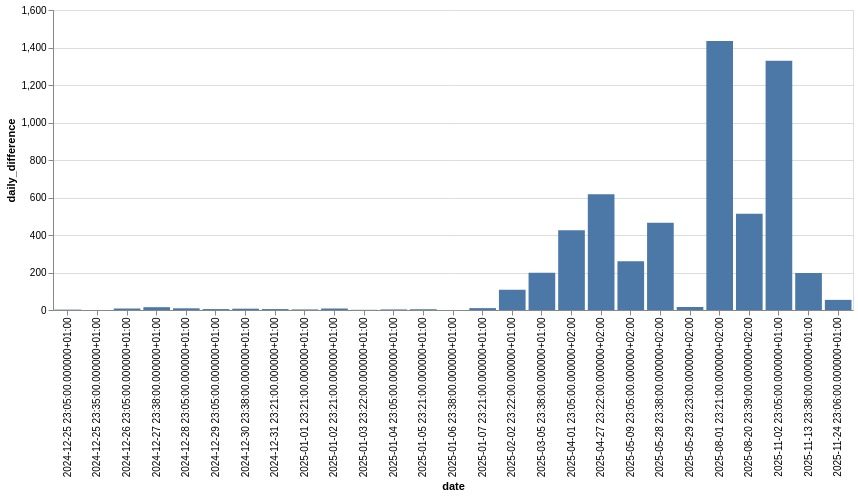

Notebook source saved alongside this figure:
### Code cell
segment("Risova studanka - od zavory",every='m')

### Figure 1 — Vega-Lite specification as saved in the notebook (floating-point values rounded to 4 significant figures)
{"config": {"view": {"continuousWidth": 300, "continuousHeight": 300}}, "data": {"name": "data-a3153441170a5bb2dd578b2229ab63cf"}, "mark": {"type": "bar"}, "encoding": {"x": {"field": "date", "type": "ordinal"}, "y": {"field": "daily_difference", "type": "quantitative"}}, "width": 800, "$schema": "https://vega.github.io/schema/vega-lite/v5.8.0.json", "datasets": {"data-a3153441170a5bb2dd578b2229ab63cf": [{"date": "2024-12-25 23:05:00.000000+01:00", "effort_count": 41328, "daily_difference": 2}, {"date": "2024-12-25 23:35:00.000000+01:00", "effort_count": 41328, "daily_difference": 0}, {"date": "2024-12-26 23:05:00.000000+01:00", "effort_count": 41336, "daily_difference": 8}, {"date": "2024-12-27 23:38:00.000000+01:00", "effort_count": 41351, "daily_difference": 15}, {"date": "2024-12-28 23:05:00.000000+01:00", "effort_count": 41360, "daily_difference": 9}, {"date": "2024-12-29 23:05:00.000000+01:00", "effort_count": 41365, "daily_difference": 5}, {"date": "2024-12-30 23:38:00.000000+01:00", "effort_count": 41372, "daily_difference": 7}, {"date": "2024-12-31 23:21:00.000000+01:00", "effort_count": 41377, "daily_difference": 5}, {"date": "2025-01-01 23:21:00.000000+01:00", "effort_count": 41380, "daily_difference": 3}, {"date": "2025-01-02 23:21:00.000000+01:00", "effort_count": 41388, "daily_difference": 8}, {"date": "2025-01-03 23:22:00.000000+01:00", "effort_count": 41389, "daily_difference": 1}, {"date": "2025-01-04 23:05:00.000000+01:00", "effort_count": 41392, "daily_difference": 3}, {"date": "2025-01-05 23:21:00.000000+01:00", "effort_count": 41396, "daily_difference": 4}, {"date": "2025-01-06 23:38:00.000000+01:00", "effort_count": 41396, "daily_difference": 0}, {"date": "2025-01-07 23:21:00.000000+01:00", "effort_count": 41406, "daily_difference": 10}, {"date": "2025-02-02 23:22:00.000000+01:00", "effort_count": 41514, "daily_difference": 108}, {"date": "2025-03-05 23:38:00.000000+01:00", "effort_count": 41713, "daily_difference": 199}, {"date": "2025-04-01 23:05:00.000000+02:00", "effort_count": 42138, "daily_difference": 425}, {"date": "2025-04-27 23:22:00.000000+02:00", "effort_count": 42756, "daily_difference": 618}, {"date": "2025-05-09 23:05:00.000000+02:00", "effort_count": 43016, "daily_difference": 260}, {"date": "2025-05-28 23:38:00.000000+02:00", "effort_count": 43482, "daily_difference": 466}, {"date": "2025-05-29 23:23:00.000000+02:00", "effort_count": 43498, "daily_difference": 16}, {"date": "2025-08-01 23:21:00.000000+02:00", "effort_count": 44933, "daily_difference": 1435}, {"date": "2025-08-20 23:39:00.000000+02:00", "effort_count": 45446, "daily_difference": 513}, {"date": "2025-11-02 23:05:00.000000+01:00", "effort_count": 46776, "daily_difference": 1330}, {"date": "2025-11-13 23:38:00.000000+01:00", "effort_count": 46974, "daily_difference": 198}, {"date": "2025-11-24 23:06:00.000000+01:00", "effort_count": 47028, "daily_difference": 54}]}}
